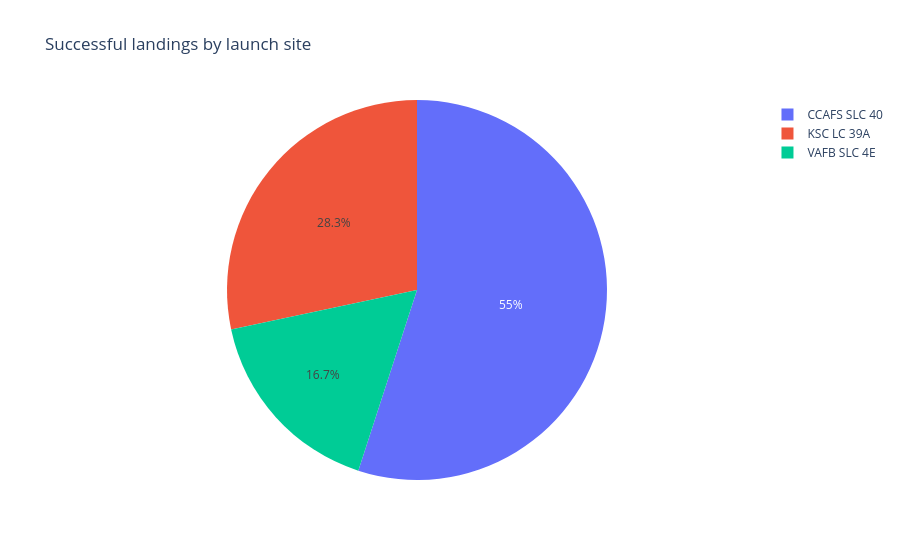

Notebook cell for this chart:
### Code cell
fig=px.pie(summary,names='LaunchSite',values='SuccessfulLandings',title='Successful landings by launch site')
fig.show()

### Figure 1 — Plotly figure (JSON) as saved in the notebook; plotly's stock layout.template omitted (floating-point values rounded to 4 significant figures)
{"data": [{"domain": {"x": [0.0, 1.0], "y": [0.0, 1.0]}, "hovertemplate": "LaunchSite=%{label}<br>SuccessfulLandings=%{value}<extra></extra>", "labels": ["CCAFS SLC 40", "KSC LC 39A", "VAFB SLC 4E"], "legendgroup": "", "name": "", "showlegend": true, "type": "pie", "values": [33, 17, 10]}], "layout": {"legend": {"tracegroupgap": 0}, "title": {"text": "Successful landings by launch site"}}}
